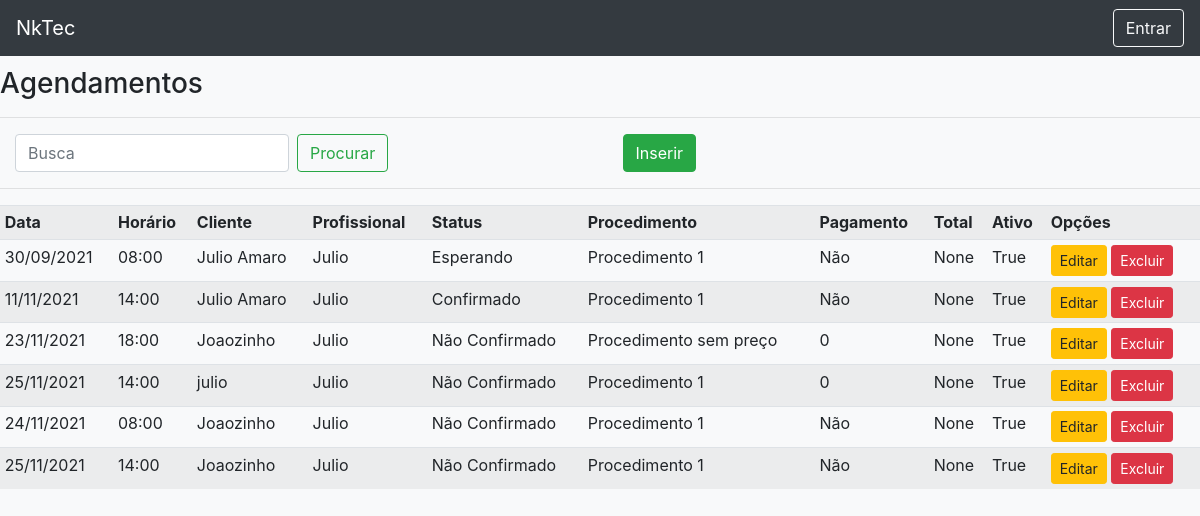
/list/appointment/, run on an earlier commit of the app's database.
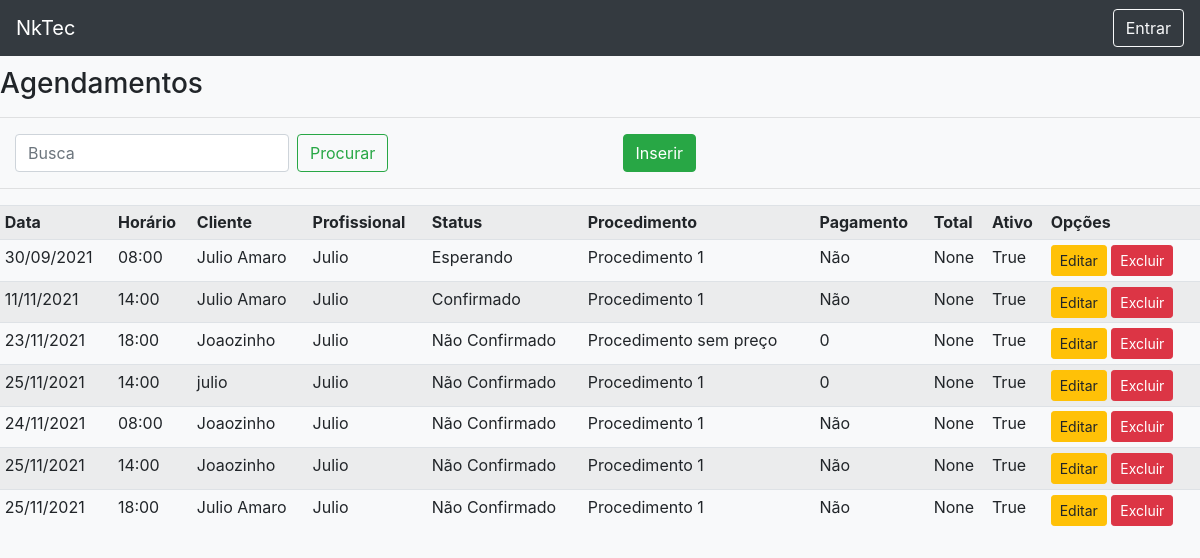
And on a later commit of the database.
### registrations/models.py (models this page shows, shortened)
class Appointment(models.Model):
    PAYED = (
        ('N', 'Não'),
        ('S', 'Sim'),
    )
    STATUS = (
        ('0', 'Não Confirmado'),
        ('1', 'Confirmado'),
        ('2', 'Esperando'),
        ('3', 'Em Atendimento'),
        ('4', 'Atendido'),
        ('5', 'Faltou'),
        ('6', 'Cancelado'),
        ('7', 'Remarcado'),
    ) #0 = monday
    client = models.ForeignKey(User, models.DO_NOTHING, related_name="clientss", verbose_name="Cliente")
    professional = models.ForeignKey(User, models.DO_NOTHING, related_name="professionalss", verbose_name="Profissional")
    status = models.CharField(max_length=1, choices=STATUS,default=0, verbose_name="Status do Agendamento")
    procedure = models.ForeignKey(Procedure, models.DO_NOTHING, verbose_name="Procedimento")
    payment = models.ForeignKey(Payment, models.DO_NOTHING,null=True,blank=True, verbose_name="Pagamento")
    payed = models.CharField(max_length=1, choices=PAYED,default='N', verbose_name="Pago")
    appdate = models.CharField(max_length=10, verbose_name="Data")#format dd/mm/yyyy
    apphour = models.CharField(max_length=5, verbose_name="Horário")#format hh:mm
    total = models.IntegerField(blank = True, null = True, verbose_name="Total")
    active = models.BooleanField(default=True, verbose_name="Ativo")
    created_at = models.DateTimeField(auto_now=True, verbose_name="Criado em")

class Procedure(models.Model):
    procedure_id = models.AutoField(primary_key=True)
    name = models.CharField(max_length=255, verbose_name="Nome")
    active = models.BooleanField(default=True, verbose_name="Ativo")
    time = models.IntegerField(blank=True, null=True, verbose_name="Tempo")
    price = models.FloatField(blank=True, null=True,default= 0, verbose_name="Preço")
    def __str__(self):
        return self.name

### users/models.py (models this page shows)
class User(AbstractUser):
    pass
    client = models.BooleanField(blank=True, null=True, default=False)
    tel = models.CharField(max_length=11, blank=True,null=True, verbose_name="Telefone")
    professional = models.BooleanField(default=False)
    master = models.ForeignKey('User', blank=True,null=True, on_delete=models.PROTECT)

### registrations/views.py (the view)
# urls.py: path('list/appointment/', AppointmentList.as_view(), name ='list-appointment'),
class AppointmentList(ListView):
    model = Appointment
    template_name = 'registrations/lists/appointment.html'

### registrations/templates/registrations/lists/appointment.html (shortened to what this page needs)
{% extends 'pages/template.html' %}
{% load static %}
{% block content %}
<h3>Agendamentos</h3>
<hr>
<div class="row ml-auto">
    <div class="col-sm">
        <form method="get" class="form-inline my-2 my-lg-0 mt-2" action="">
            <input class="form-control mr-sm-2" type="search" placeholder="Busca" aria-label="Search" id="search"
                name="search" autofocus>
            <button class="btn btn-outline-success my-2 my-sm-0" type="submit">Procurar</button>
        </form>
    </div>
    <div class="col-sm">
        <a href="{% url 'create-appointment' %}" class="btn btn-success">Inserir</a>
    </div>
</div>
<hr>
<div class="table-responsive">
    <table class="table table-striped  table-sm">
        <tr>
            <th>Data</th>
            <th>Horário</th>
            <th>Cliente</th>
            <th>Profissional</th>
            <th>Status</th>
            <th>Procedimento</th>
            <th>Pagamento</th>
            <th>Total</th>
            <th>Ativo</th>
            <th>Opções</th>
        </tr>
        {% for obj in object_list %}
        <tr>
            <td>{{obj.appdate}}</td>
            <td>{{obj.apphour}}</td>
            <td>{{obj.client.first_name}}</td>
            <td>{{obj.professional.first_name.split.0}}</td>
            <td>{{obj.get_status_display}}</td>
            <td>{{obj.procedure}}</td>
            <td>{{obj.get_payed_display}}</td>
            <td>{{obj.total}}</td>
            <td>{{obj.active}}</td>
            <td>
                <a href="{% url 'edit-appointment' obj.pk %}" class="btn btn-warning btn-sm">Editar</a>
                <a href="{% url 'delete-appointment' obj.pk %}" class="btn btn-danger btn-sm">Excluir</a>
            </td>
        </tr>
        {% empty %}
        <tr>
            <td colspan="3">
                Nenhum Registro encontrado
            </td>
        </tr>
        {% endfor %}
    </table>
</div>
{% endblock %}

What changed in the data, as far as the page shows it:
added Appointment: appdate "25/11/2021", apphour "18:00", client.first_name "Julio Amaro", professional.first_name.split.0 "Julio", status "Não Confirmado", procedure "Procedimento 1", payed "Não", total "None", active "True"
